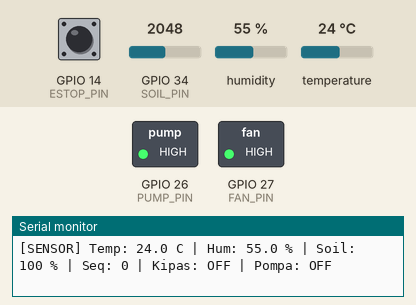
Simulated run of this sketch. Board: ESP32. Parts: switched loads named in the sketch (green lamp = pin HIGH), the last lines printed to the serial monitor. Inputs (shaded band) come from the test bench; at power-on: temperature 24 °C, GPIO 14 (ESTOP_PIN) HIGH, GPIO 34 (SOIL_PIN) = 2048, humidity 55 %. WiFi joins after 1.5 s; servers stay silent unless stated; the local clock reads 2024-03-15 10:24:30 at power-on unless the sketch sets it; random numbers use the default seed unless the sketch sets one; no MQTT or app messages arrive unless stated.

Above: at 2.7 s.
2.8 s: temperature set to 34.7 °C
7.2 s: temperature set to 35.4 °C
At 11.2 s:
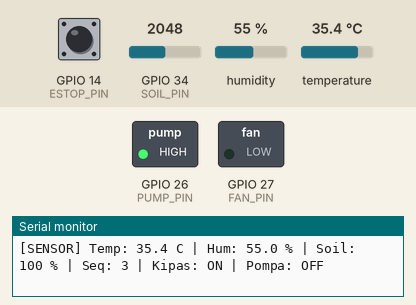
11.5 s: GPIO 14 (ESTOP_PIN) pulled LOW for 0.15 s
At 12.2 s:
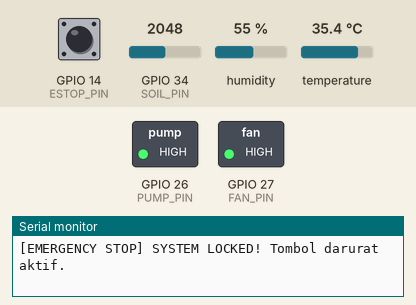
Timing chart, 0 to 14.5 s (numbered marks = the images above; inputs shaded):
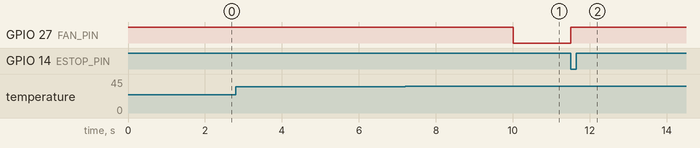

The sketch:

smart_greenhouse_firmware.ino
```cpp
/*
 * ============================================================================
 * FIRMWARE SMART GREENHOUSE ESP32 - FULL SPEC.md (OPSI 1) & FAIL-SAFE ARCHITECTURE
 * Mengimplementasikan Kontrak Data MQTT Sesuai SPEC.md Versi 2.1.0
 *
 * Hardware Config:
 * - DHT22 Data       : GPIO 4
 * - Soil Moisture ADC: GPIO 34
 * - Kipas 12V        : GPIO 27
 * - Pompa 5V         : GPIO 26
 * - Emergency Stop   : GPIO 14 (Interrupt INPUT_PULLUP)
 * ============================================================================
 */

#include <WiFi.h>
#include <PubSubClient.h>
#include <time.h>
#include "DHT.h"

// ==========================================
// 1. PIN DEFINITION & HARDWARE CONFIG
// ==========================================
#define DHTPIN        4     // Pin Data DHT22
#define DHTTYPE       DHT22 // Tipe Sensor
#define SOIL_PIN      34    // Pin Analog Soil Sensor (ADC1)
#define FAN_PIN       27    // Pin Relay/Driver Kipas
#define PUMP_PIN      26    // Pin Relay/Driver Pompa
#define ESTOP_PIN     14    // Pin Emergency Stop Switch (INPUT_PULLUP)

const bool ACTUATOR_ACTIVE_LOW = true; // Set TRUE jika Active LOW (Relay Module), FALSE jika Transistor

// ==========================================
// 2. KONSTANTA KALIBRASI & HISTERESIS (SPEC.md)
// ==========================================
const float ADC_DRY           = 3298.0; // 0% Moisture
const float ADC_WET           = 1193.0; // 100% Moisture
const float ADC_AIR_THRESHOLD = 3380.0; // Sensor tercabut/di udara

// Histeresis Kontrol
const float TEMP_FAN_ON       = 35.0; // Kipas ON > 35.0 C
const float TEMP_FAN_OFF      = 28.0; // Kipas OFF <= 28.0 C
const float MOISTURE_PUMP_ON  = 30.0; // Pompa ON < 30.0%
const float MOISTURE_PUMP_OFF = 60.0; // Pompa OFF >= 60.0%

// Safety & Timing (SPEC.md)
const unsigned long MAX_PUMP_ON_TIME = 10000; // Maksimal pompa nyala 10 detik
const unsigned long PUMP_COOLDOWN    = 15000; // Jeda istirahat pompa 15 detik
const unsigned long SENSOR_INTERVAL  = 2000;  // Interval publish sensor = 2 detik (SPEC.md A2)
const unsigned long MQTT_RETRY_INT   = 5000;  // Interval reconnect MQTT (5s)

// ==========================================
// 3. NETWORK CONFIGURATION & MQTT TOPICS
// ==========================================
const char* WIFI_SSID     = "MONITORING-ESP32"; // Ganti dengan nama WiFi/Hotspot Anda
const char* WIFI_PASSWORD = "esp32monitor";     // Ganti dengan password WiFi Anda
const char* MQTT_SERVER   = "broker.emqx.io";   // Cloud Public Broker
const int   MQTT_PORT     = 1883;

// Topic Resmi SPEC.md
const char* TOPIC_SENSOR_DATA     = "greenhouse/sensor/data";
const char* TOPIC_ACTUATOR_STATUS = "greenhouse/actuator/status";
const char* TOPIC_SYSTEM_STATUS   = "greenhouse/system/status";
const char* TOPIC_ALERT           = "greenhouse/alert";

WiFiClient espClient;
PubSubClient mqttClient(espClient);

// ==========================================
// 4. STRUKTUR DATA FILTER & VARIABEL GLOBAL
// ==========================================
#define MEDIAN_SIZE 15
#define MOVING_AVG_SIZE 5

int medianBuffer[MEDIAN_SIZE];
int medianIndex = 0;
float movingAvgBuffer[MOVING_AVG_SIZE];
int movingAvgIndex = 0;

DHT dht(DHTPIN, DHTTYPE);

bool isFanOn = false;
bool isPumpOn = false;
bool isPumpLocked = false;
volatile bool isEstopActive = false;
bool prevFanState = false;
bool prevPumpState = false;
bool prevEstopState = false;

unsigned long seqNumber       = 0; // Sequence message counter untuk evaluasi packet loss
unsigned long lastSensorRead  = 0;
unsigned long lastMqttRetry   = 0;
unsigned long pumpStartTime   = 0;
unsigned long pumpLockoutTime = 0;

// Prototipe Fungsi
void setup_wifi();
void handleNetworkNonBlocking();
time_t getEpochTime();
void publishSensorData(float temp, float hum, int soil, bool dhtFault);
void publishActuatorStatus();
void publishSystemStatus(bool online, bool sensorFault);
void publishAlert(const char* level, const char* code, const char* message);
void setFan(bool state);
void setPump(bool state);
void emergencyShutdown();
void IRAM_ATTR estopISR();
int getMedianFilteredADC(int rawAdc);
float getMovingAverageADC(float medianAdc);
float convertADCToMoisture(float adcFiltered);
void processControlLogic(float temp, float hum, float moisture, bool dhtFault, bool soilFault);

// ==========================================
// SETUP
// ==========================================
void setup() {
  Serial.begin(115200);

  pinMode(FAN_PIN, OUTPUT);
  pinMode(PUMP_PIN, OUTPUT);
  pinMode(ESTOP_PIN, INPUT_PULLUP);

  setFan(false);
  setPump(false);

  attachInterrupt(digitalPinToInterrupt(ESTOP_PIN), estopISR, CHANGE);

  for (int i = 0; i < MEDIAN_SIZE; i++) medianBuffer[i] = 0;
  for (int i = 0; i < MOVING_AVG_SIZE; i++) movingAvgBuffer[i] = 0.0;

  dht.begin();
  setup_wifi();

  mqttClient.setServer(MQTT_SERVER, MQTT_PORT);

  Serial.println("==================================================");
  Serial.println("   SMART GREENHOUSE - OPSI 1 SPEC.md JSON READY   ");
  Serial.println("==================================================");
}

// ==========================================
// MAIN LOOP
// ==========================================
void loop() {
  // 1. CEK HARDWARE EMERGENCY STOP (PRIORITAS 1)
  if (digitalRead(ESTOP_PIN) == LOW || isEstopActive) {
    emergencyShutdown();
    return;
  }

  // 2. KONEKSI NETWORK NON-BLOCKING (FAIL-SAFE)
  handleNetworkNonBlocking();

  // 3. PEMBACAAN DAN EKSEKUSI KONTROL SETIAP 2 DETIK (SPEC.md Interval)
  unsigned long currentMillis = millis();
  if (currentMillis - lastSensorRead >= SENSOR_INTERVAL) {
    lastSensorRead = currentMillis;

    // Pembacaan DHT22
    float temp = dht.readTemperature();
    float hum  = dht.readHumidity();
    bool dhtFault = (isnan(temp) || isnan(hum));

    // Pembacaan Soil Moisture + Filter
    int adcRaw = analogRead(SOIL_PIN);
    int adcMedian = getMedianFilteredADC(adcRaw);
    float adcFiltered = getMovingAverageADC((float)adcMedian);
    bool soilFault = (adcFiltered >= ADC_AIR_THRESHOLD);
    float moisture = convertADCToMoisture(adcFiltered);
    int soilInt = (int)constrain(moisture, 0.0, 100.0);

    // Proses Algoritma Dual Closed-Loop & Safety
    processControlLogic(temp, hum, moisture, dhtFault, soilFault);

    // Publish Sensor JSON Sesuai SPEC.md
    publishSensorData(temp, hum, soilInt, dhtFault);

    // Cek apakah status aktuator berubah, jika berubah publish update retained
    if (isFanOn != prevFanState || isPumpOn != prevPumpState) {
      publishActuatorStatus();
      prevFanState = isFanOn;
      prevPumpState = isPumpOn;
    }

    // Monitoring Serial
    Serial.printf("[SENSOR] Temp: %.1f C | Hum: %.1f %% | Soil: %d %% | Seq: %lu | Kipas: %s | Pompa: %s\n",
                  dhtFault ? 0.0 : temp, dhtFault ? 0.0 : hum, soilInt, seqNumber,
                  isFanOn ? "ON" : "OFF", isPumpOn ? "ON" : "OFF");
  }
}

// ==========================================
// IMPLEMENTASI NETWORK & SPEC.md MQTT JSON
// ==========================================

void setup_wifi() {
  delay(10);
  Serial.print("\nConnecting to WiFi: ");
  Serial.println(WIFI_SSID);

  WiFi.mode(WIFI_STA);
  WiFi.setAutoReconnect(true);
  WiFi.begin(WIFI_SSID, WIFI_PASSWORD);

  while (WiFi.status() != WL_CONNECTED) {
    delay(500);
    Serial.print(".");
  }

  Serial.println("\nWiFi Connected! IP: " + WiFi.localIP().toString());

  // Sinkronisasi Waktu NTP (UTC+7 WIB untuk SPEC.md Timestamp)
  configTime(7 * 3600, 0, "pool.ntp.org", "time.nist.gov");
  Serial.println("[NTP] Sinkronisasi waktu dimulai...");
}

time_t getEpochTime() {
  time_t now;
  time(&now);
  return now;
}

void handleNetworkNonBlocking() {
  unsigned long currentMillis = millis();

  if (WiFi.status() != WL_CONNECTED) {
    if (currentMillis - lastMqttRetry >= MQTT_RETRY_INT) {
      lastMqttRetry = currentMillis;
      WiFi.reconnect();
    }
    return;
  }

  if (!mqttClient.connected()) {
    if (currentMillis - lastMqttRetry >= MQTT_RETRY_INT) {
      lastMqttRetry = currentMillis;

      // LWT (Last Will and Testament) sesuai SPEC.md Topic 3
      const char* lwtPayload = "{\"state\":\"offline\",\"sensor_fault\":false}";
      String clientId = "ESP32_Greenhouse_" + String(random(0xffff), HEX);

      if (mqttClient.connect(clientId.c_str(), "", "", TOPIC_SYSTEM_STATUS, 1, true, lwtPayload)) {
        Serial.println("[MQTT] Terhubung ke Broker EMQX!");

        // Publish Status Awal saat terhubung (Retained: true, QoS 1)
        publishSystemStatus(true, false);
        publishActuatorStatus();
      }
    }
  } else {
    mqttClient.loop();
  }
}

/**
 * Topic 1: greenhouse/sensor/data
 * Payload JSON: {"temp": 31.5, "hum": 68.2, "soil": 42, "seq": 1024, "ts": 1759500000}
 */
void publishSensorData(float temp, float hum, int soil, bool dhtFault) {
  if (!mqttClient.connected()) return;

  seqNumber++;
  time_t ts = getEpochTime();
  char payload[160];

  if (dhtFault) {
    snprintf(payload, sizeof(payload),
             "{\"temp\":null,\"hum\":null,\"soil\":%d,\"seq\":%lu,\"ts\":%lu}",
             soil, seqNumber, (unsigned long)ts);
    publishSystemStatus(true, true);
    publishAlert("critical", "SENSOR_FAULT", "Sensor DHT22 gagal membaca data");
  } else {
    snprintf(payload, sizeof(payload),
             "{\"temp\":%.1f,\"hum\":%.1f,\"soil\":%d,\"seq\":%lu,\"ts\":%lu}",
             temp, hum, soil, seqNumber, (unsigned long)ts);
  }

  mqttClient.publish(TOPIC_SENSOR_DATA, payload, false);
}

/**
 * Topic 2: greenhouse/actuator/status (Retained: true, QoS 1)
 * Payload JSON: {"fan": true, "pump": false, "mode": "auto", "estop": false, "ts": 1759500000}
 */
void publishActuatorStatus() {
  if (!mqttClient.connected()) return;

  time_t ts = getEpochTime();
  char payload[160];
  const char* modeStr = isEstopActive ? "emergency" : (WiFi.status() == WL_CONNECTED ? "auto" : "offline");

  snprintf(payload, sizeof(payload),
           "{\"fan\":%s,\"pump\":%s,\"mode\":\"%s\",\"estop\":%s,\"ts\":%lu}",
           isFanOn ? "true" : "false",
           isPumpOn ? "true" : "false",
           modeStr,
           isEstopActive ? "true" : "false",
           (unsigned long)ts);

  mqttClient.publish(TOPIC_ACTUATOR_STATUS, payload, true);
}

/**
 * Topic 3: greenhouse/system/status (Retained: true, QoS 1)
 * Payload JSON: {"state": "online", "sensor_fault": false}
 */
void publishSystemStatus(bool online, bool sensorFault) {
  if (!mqttClient.connected()) return;

  char payload[80];
  snprintf(payload, sizeof(payload),
           "{\"state\":\"%s\",\"sensor_fault\":%s}",
           online ? "online" : "offline",
           sensorFault ? "true" : "false");

  mqttClient.publish(TOPIC_SYSTEM_STATUS, payload, true);
}

/**
 * Topic 4: greenhouse/alert (Retained: false, QoS 1)
 * Payload JSON: {"level": "warning", "code": "TEMP_CRITICAL", "message": "...", "ts": 1759500000}
 */
void publishAlert(const char* level, const char* code, const char* message) {
  if (!mqttClient.connected()) return;

  time_t ts = getEpochTime();
  char payload[200];
  snprintf(payload, sizeof(payload),
           "{\"level\":\"%s\",\"code\":\"%s\",\"message\":\"%s\",\"ts\":%lu}",
           level, code, message, (unsigned long)ts);

  mqttClient.publish(TOPIC_ALERT, payload, false);
}

// ==========================================
// KONTROL LOGIC & EMERGENCY
// ==========================================

void IRAM_ATTR estopISR() {
  if (digitalRead(ESTOP_PIN) == LOW) {
    isEstopActive = true;
  }
}

void emergencyShutdown() {
  setFan(false);
  setPump(false);
  if (!prevEstopState) {
    prevEstopState = true;
    publishAlert("critical", "ESTOP", "Tombol Emergency Stop ditekan! Seluruh aktuator dimatikan.");
    publishActuatorStatus();
  }
  Serial.println("[EMERGENCY STOP] SYSTEM LOCKED! Tombol darurat aktif.");
  delay(500);
}

void processControlLogic(float temp, float hum, float moisture, bool dhtFault, bool soilFault) {
  unsigned long currentMillis = millis();

  // 1. Kontrol Kipas (DHT22)
  if (dhtFault) {
    if (isFanOn) {
      setFan(false);
      publishAlert("critical", "SENSOR_FAULT", "Sensor suhu rusak, kipas dinonaktifkan otomatis.");
    }
  } else {
    if (!isFanOn && temp > TEMP_FAN_ON) {
      setFan(true);
      publishAlert("critical", "TEMP_CRITICAL", "Suhu udara melebihi batas kritis 35°C");
    } else if (isFanOn && temp <= TEMP_FAN_OFF) {
      setFan(false);
    }
  }

  // 2. Kontrol Pompa (Soil Moisture)
  if (soilFault) {
    if (isPumpOn) {
      setPump(false);
      publishAlert("critical", "SENSOR_FAULT", "Sensor tanah terlepas, pompa dimatikan.");
    }
    return;
  }

  // Reset Lockout Pompa
  if (isPumpLocked) {
    if (currentMillis - pumpLockoutTime >= PUMP_COOLDOWN) {
      isPumpLocked = false;
    } else {
      return;
    }
  }

  // Histeresis Pompa
  if (!isPumpOn && moisture < MOISTURE_PUMP_ON) {
    setPump(true);
    pumpStartTime = currentMillis;
    publishAlert("warning", "SOIL_DRY", "Kelembapan tanah rendah di bawah 30%, pompa menyala.");
  } else if (isPumpOn && moisture >= MOISTURE_PUMP_OFF) {
    setPump(false);
  }

  // Timeout Pompa Kontinu (Max 10 Detik)
  if (isPumpOn) {
    if (currentMillis - pumpStartTime >= MAX_PUMP_ON_TIME) {
      setPump(false);
      isPumpLocked = true;
      pumpLockoutTime = currentMillis;
      Serial.println("[SAFETY] Pompa menyala > 10 detik kontinu! Timeout aktif.");
    }
  }
}

// ==========================================
// HELPER HARDWARE & FILTERING
// ==========================================

void setFan(bool turnOn) {
  isFanOn = turnOn;
  digitalWrite(FAN_PIN, ACTUATOR_ACTIVE_LOW ? (turnOn ? LOW : HIGH) : (turnOn ? HIGH : LOW));
}

void setPump(bool turnOn) {
  isPumpOn = turnOn;
  digitalWrite(PUMP_PIN, ACTUATOR_ACTIVE_LOW ? (turnOn ? LOW : HIGH) : (turnOn ? HIGH : LOW));
}

int getMedianFilteredADC(int rawAdc) {
  medianBuffer[medianIndex] = rawAdc;
  medianIndex = (medianIndex + 1) % MEDIAN_SIZE;
  int temp[MEDIAN_SIZE];
  for (int i = 0; i < MEDIAN_SIZE; i++) temp[i] = medianBuffer[i];
  for (int i = 0; i < MEDIAN_SIZE - 1; i++) {
    for (int j = 0; j < MEDIAN_SIZE - i - 1; j++) {
      if (temp[j] > temp[j + 1]) {
        int swapVal = temp[j]; temp[j] = temp[j + 1]; temp[j + 1] = swapVal;
      }
    }
  }
  return temp[MEDIAN_SIZE / 2];
}

float getMovingAverageADC(float medianAdc) {
  movingAvgBuffer[movingAvgIndex] = medianAdc;
  movingAvgIndex = (movingAvgIndex + 1) % MOVING_AVG_SIZE;
  float sum = 0;
  for (int i = 0; i < MOVING_AVG_SIZE; i++) sum += movingAvgBuffer[i];
  return sum / MOVING_AVG_SIZE;
}

float convertADCToMoisture(float adcFiltered) {
  float span = ADC_DRY - ADC_WET;
  float moisture = ((ADC_DRY - adcFiltered) / span) * 100.0;
  return constrain(moisture, 0.0, 100.0);
}
```

Measured:
- the behaviour switches between 35 and 35.1 °C on temperature (found by bisection; images 0 and 1)
- after the input at 7.2 s, GPIO 27 (FAN_PIN): HIGH → LOW after 2.8 s
- after the input at 11.5 s, GPIO 27 (FAN_PIN): LOW → HIGH at once
